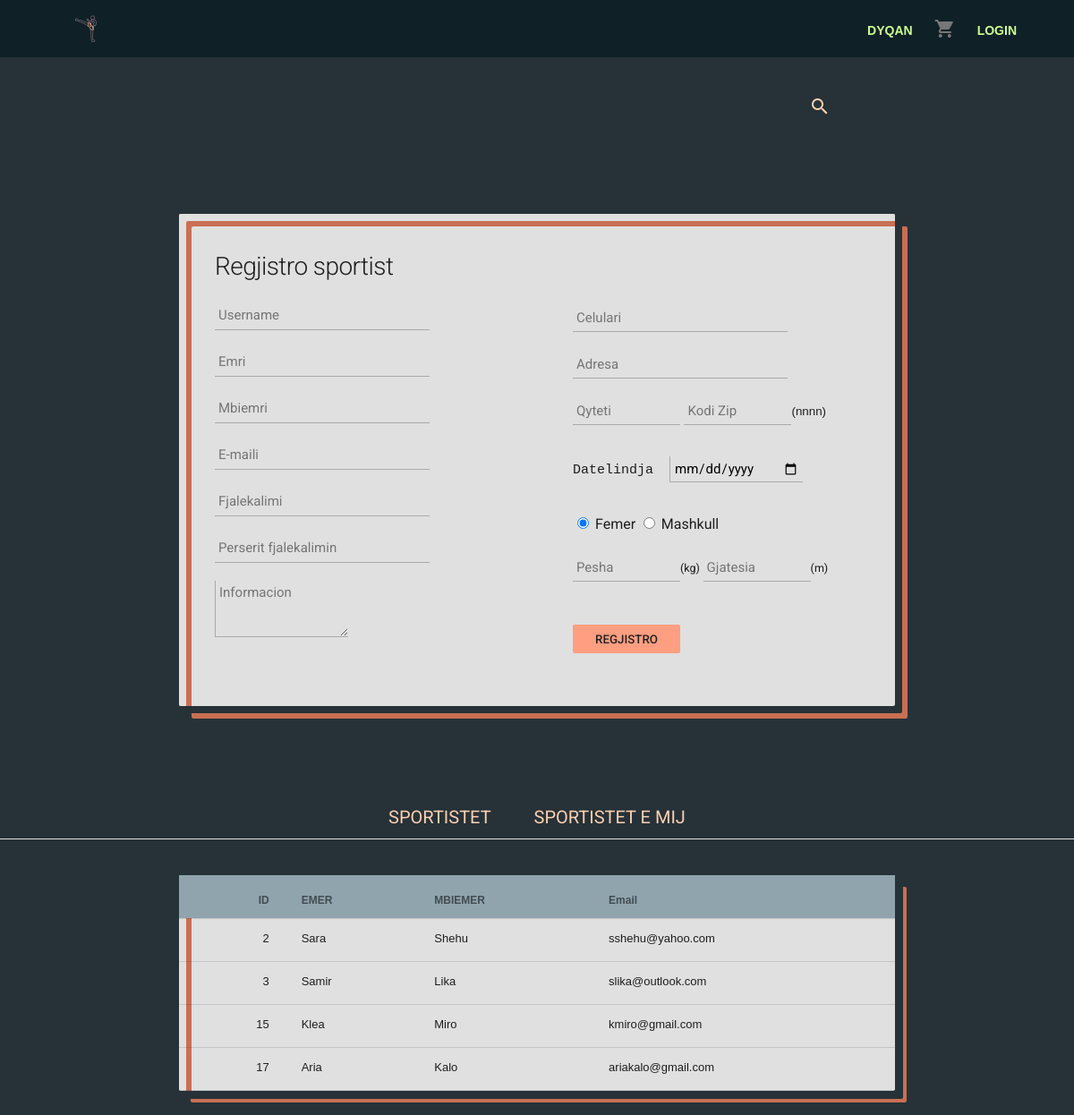
Page /Kickbox/sportistet.php on the committed database.
### tables this page shows
CREATE TABLE `sportisti` (
  `ID_sportisti` int(11) NOT NULL,
  `Username_sp` varchar(20) NOT NULL,
  `Emer_sp` varchar(50) NOT NULL,
  `Mbiemer_sp` varchar(50) NOT NULL,
  `Email_sp` varchar(50) NOT NULL,
  `Fjalekalim_sp` varchar(255) NOT NULL,
  `Cel_sp` int(20) NOT NULL,
  `Adresa_sp` varchar(50) NOT NULL,
  `Qyteti_sp` varchar(20) NOT NULL,
  `ZipKodi_sp` int(5) NOT NULL,
  `Datelindja_sp` date NOT NULL,
  `Gjinia_sp` varchar(11) NOT NULL,
  `Pesha_sp` double(5,2) DEFAULT NULL,
  `Gjatesia_sp` double(3,2) DEFAULT NULL,
  `Info_sp` varchar(5000) NOT NULL DEFAULT 'Pa informacion'
);

### Kickbox/sportistet.php (the view, shortened to what this page needs)
<!doctype html>
<html lang="en">
<head>
  <link rel="stylesheet" href="material.min.css">
  <link rel="stylesheet" href="styles.css">
</head>
<body>
  <?php include 'header.php';
  ob_flush(); ?>
  <div class="sportistet">
    <form action="" method="post">
      <div class=" mdl-textfield mdl-js-textfield mdl-textfield--expandable mdl-textfield--floating-label searchSP">
        <label class="mdl-button mdl-js-button mdl-button--icon" for="sample6">
          <i class="material-icons">search</i>
        </label>
      </div>
    </form>
    <div id="sportistet-box">
      <form action="sportistet.php" method="post">
        <div class="leftSP">
          <h1>Regjistro sportist</h1>
          <label for="Username_sp"><input type="texti" name="Username_sp" placeholder="Username" /></label>
          <label for="Emer_sp"><input type="texti" name="Emer_sp" placeholder="Emri" /></label>
          <label for="Mbiemer_sp"><input type="texti" name="Mbiemer_sp" placeholder="Mbiemri" /></label>
          <label for="Email_sp"><input type="texti" name="Email_sp" placeholder="E-maili" /></label>
          <label for="Fjalekalim_sp"><input type="password" name="Fjalekalim_sp" placeholder="Fjalekalimi" /></label>
          <label for="Fjalekalim_sp-repeat"><input type="password" name="Fjalekalim_sp-repeat" placeholder="Perserit fjalekalimin" /></label>
          <label for="Info_sp"><textarea name="Info_sp" rows="3" cols="33" placeholder="Informacion"></textarea></label>
        </div>
        <div class="rightSP">
          <br /><br /><br />
          <label for="Cel_sp"><input type="texti" name="Cel_sp" placeholder="Celulari" /></label>
          <label for="Adresa_sp"><input type="texti" name="Adresa_sp" placeholder="Adresa" /></label>
          <label for="Qyteti_sp"><input type="qytet" name="Qyteti_sp" placeholder="Qyteti" /></label>
          <label for="ZipKodi_sp"><input type="qytet" name="ZipKodi_sp" placeholder="Kodi Zip" pattern="[0-9]{4}" /><small>(nnnn)</small></label>
          <label for="Datelindja_sp" class="mSP">
            <pre>Datelindja  <input type="date" name="Datelindja_sp" /></label></pre>
            <label class="mdl-radio mdl-js-radio mdl-js-ripple-effect" for="option-id1">
              <input type="radio" id="option-id1" class="mdl-radio__button" name="Gjinia_sp" value="f" checked>
              <span class="mdl-radio__label">Femer</span>
            </label>
            <label class="mdl-radio mdl-js-radio mdl-js-ripple-effect" for="option-id2">
              <input type="radio" id="option-id2" class="mdl-radio__button" name="Gjinia_sp" value="m">
              <span class="mdl-radio__label">Mashkull</span>
            </label>
            <br /> <br />
            <label for="Pesha_sp"><input type="qytet" name="Pesha_sp" placeholder="Pesha" /><small>(kg)</small></label>
            <label for="Gjatesia_sp"><input type="qytet" name="Gjatesia_sp" placeholder="Gjatesia" /><small>(m)</small></label>
            <br /> <button type="submit" name="regjSp" value="regjSp">Regjistro</button>
        </div>
      </form>
    </div>
    <br />
    <br />
    <div class="mdl-tabs mdl-js-tabs mdl-js-ripple-effect">
      <div class="mdl-tabs__tab-bar ">
        <a href="#panel-sportistet" class="mdl-tabs__tab is-active captionSP">Sportistet</a>
        <a href="#panel-sportistetEMij" class="mdl-tabs__tab captionSP">Sportistet e mij</a>
      </div>
      <div class="mdl-tabs__panel is-active" id="panel-sportistet">
        <table class="mdl-data-table" ;>
          <thead>
            <tr>
              <th>ID</th>
              <th class="mdl-data-table__cell--non-numeric">EMER</th>
              <th class="mdl-data-table__cell--non-numeric">MBIEMER</th>
              <th class="mdl-data-table__cell--non-numeric">Email</th>
            </tr>
          </thead>
          <tbody>
            <?php $result = mysqli_query($conn, "SELECT * FROM sportisti");
            while ($row = mysqli_fetch_array($result)) { ?>
              <tr>
                <td><?php echo $row['ID_sportisti']; ?></td>
                <td class="mdl-data-table__cell--non-numeric"><?php echo $row['Emer_sp']; ?></td>
                <td class="mdl-data-table__cell--non-numeric"><?php echo $row['Mbiemer_sp']; ?></td>
                <td class="mdl-data-table__cell--non-numeric"><?php echo $row['Email_sp']; ?></td>
              </tr>
            <?php }
            ?>
          </tbody>
        </table>
      </div>
          </div>
    </div>
  </div>
  </div>
</body>
</html>

### Kickbox/styles.css (style rules this page uses)
body { margin: 0; background-color: #37474f; }
.mdl-textfield--expandable { width: auto; }
#sportistet-box { position: relative; margin: 5% auto; width: 800px; height: 550px; background: #e0e0e0; border-radius: 2px; box-shadow: 8px 8px #263238, 14px 14px #c96f53, 8px 8px #e0e0e0 inset, 14px 14px #c96f53 inset; }
.leftSP { position: absolute; top: 0; left: 0; box-sizing: border-box; padding: 40px; width: 400px; height: 550px; }
.rightSP { position: absolute; top: 0; right: 0; box-sizing: border-box; padding: 40px; width: 400px; height: 550px; border-radius: 0 2px 2px 0; }
.sportistet h1 { margin: 0 0 20px 0; font-weight: 300; font-size: 28px; }
.sportistet input[type="texti"], .sportistet input[type="password"] { display: block; box-sizing: border-box; margin-bottom: 20px; padding: 4px; width: 240px; height: 32px; border: none; border-bottom: 1px solid #AAA; font-family: 'Roboto', sans-serif; font-weight: 400; font-size: 15px; transition: 0.2s ease; background: #e0e0e0; }
.sportistet input[type="qytet"] { box-sizing: border-box; margin-bottom: 20px; padding: 4px; width: 120px; height: 32px; border: none; border-bottom: 1px solid #AAA; font-family: 'Roboto', sans-serif; font-weight: 400; font-size: 15px; transition: 0.2s ease; background: #e0e0e0; }
.mSP { font-family: 'Roboto', sans-serif; font-weight: 400; font-size: 15px; }
.sportistet input[type="date"], .sportistet textarea { font-family: 'Roboto', sans-serif; font-size: 15px; margin-bottom: 20px; padding: 4px; border: none; border-bottom: 1px solid #AAA; border-left: 1px solid #AAA; transition: 0.2s ease; background: #e0e0e0; width: 140px; }
.sportistet button[type="submit"] { margin-top: 28px; width: 120px; height: 32px; background: #ff9e80; border: none; border-radius: 2px; color: #212121; font-family: 'Roboto', sans-serif; font-weight: 500; text-transform: uppercase; transition: 0.1s ease; cursor: pointer; }
.sportistet table { border: none; margin-top: 40px; margin-left: auto; margin-bottom: 40px; margin-right: auto; position: relative; width: 800px; background: #e0e0e0; border-radius: 2px; box-shadow: 9px 9px #263238, 13px 13px #c96f53, 8px 8px #e0e0e0 inset, 14px 14px #c96f53 inset; }
.sportistet table thead { background: #90a4ae; }
.searchSP { position: relative; margin: 2% auto; color: #ffd0b0; left: 900px; }
.captionSP { font-family: 'Roboto', sans-serif; color: #ffd0b0; font-weight: 400; font-size: 20px; }

### Kickbox/sportistet.php (style rules this page uses)
body { margin: 0; padding: 0; background: #263238; font-size: 16px; font-weight: 300; }

### rows in the picture
sportisti: ID_sportisti "2", Emer_sp "Sara", Mbiemer_sp "Shehu", Email_sp "sshehu@yahoo.com"
sportisti: ID_sportisti "3", Emer_sp "Samir", Mbiemer_sp "Lika", Email_sp "slika@outlook.com"
sportisti: ID_sportisti "15", Emer_sp "Klea", Mbiemer_sp "Miro", Email_sp "kmiro@gmail.com"
sportisti: ID_sportisti "17", Emer_sp "Aria", Mbiemer_sp "Kalo", Email_sp "ariakalo@gmail.com"
